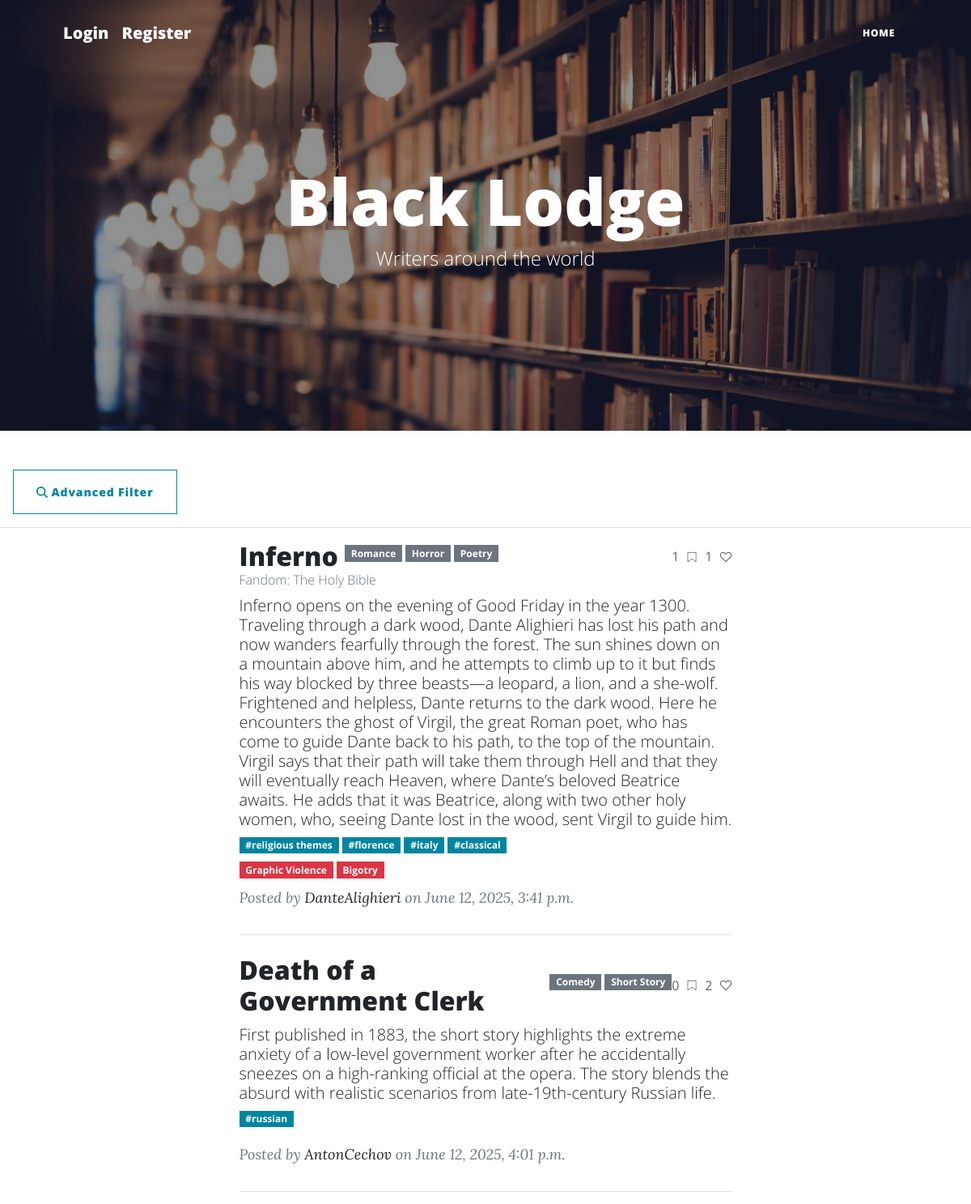
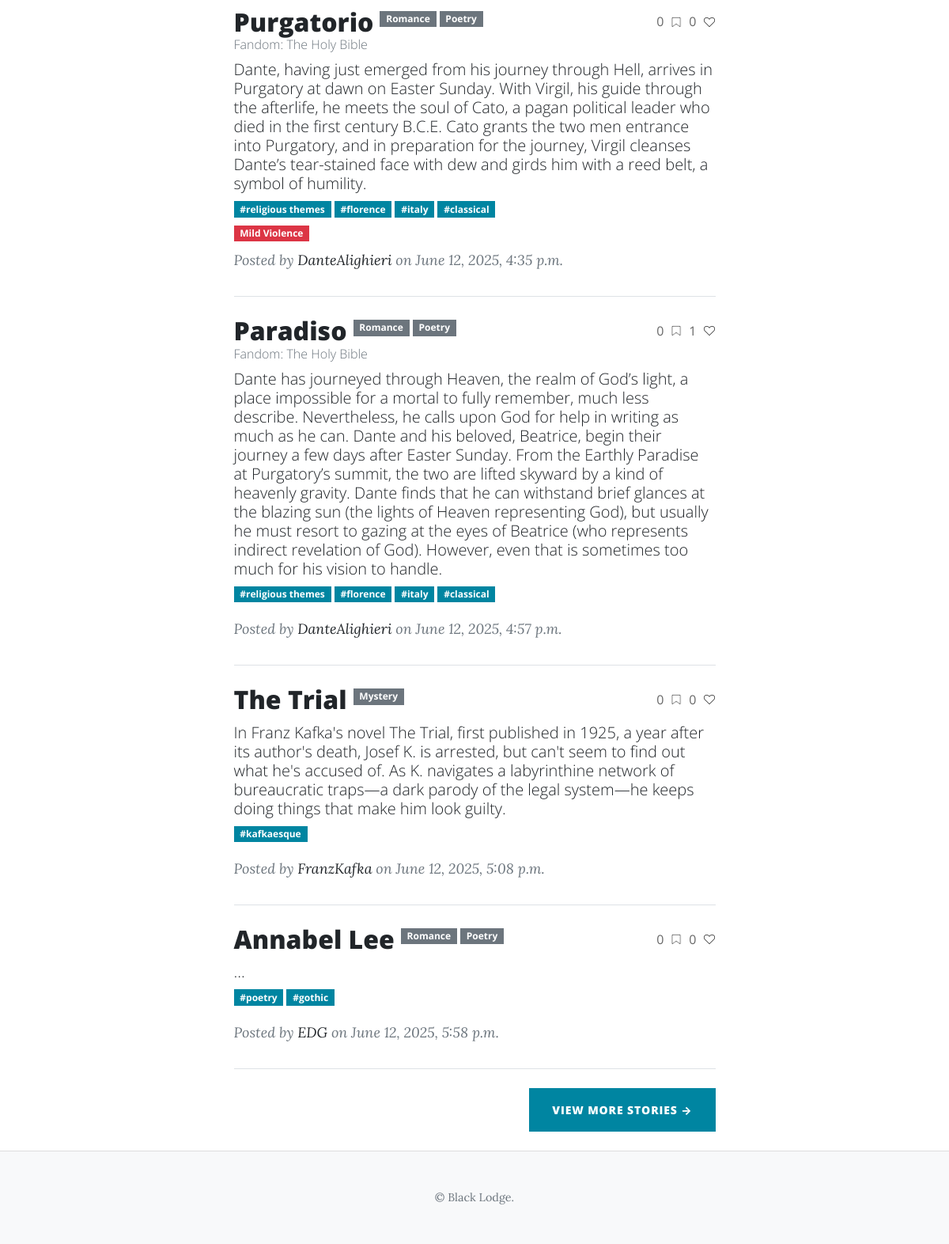
The app's page /search/ with its own data (2 pictures, top to bottom).
### my_app/models.py (models this page shows, shortened)
class Post(models.Model):
    author = models.ForeignKey(settings.AUTH_USER_MODEL, on_delete=models.CASCADE, related_name='posts')
    created_at = models.DateTimeField(auto_now_add=True)
    liked_by = models.ManyToManyField(Profile, related_name='liked_posts', blank=True)

class Story(Post):
    title = models.CharField(max_length=255)
    public = models.BooleanField(default=False)
    genres = models.ManyToManyField('Genre', blank=True)
    synopsis = models.TextField()
    tags = models.ManyToManyField('Tag', blank=True)
    warnings = models.ManyToManyField('Warning', blank=True)
    fandoms = models.ManyToManyField('Fandom', blank=True)
    bookmarked_by = models.ManyToManyField(Profile, related_name='bookmarked_stories', blank=True)
    class Meta:
        db_table = "stories"

class Genre(models.Model):
    name = models.CharField(max_length=50, unique=True)
    def __str__(self):
        return f"{self.name}"

class Post(models.Model):
    author = models.ForeignKey(settings.AUTH_USER_MODEL, on_delete=models.CASCADE, related_name='posts')
    created_at = models.DateTimeField(auto_now_add=True)
    liked_by = models.ManyToManyField(Profile, related_name='liked_posts', blank=True)

class Fandom(models.Model):
    name = models.CharField(max_length=100, unique=True)
    def __str__(self):
        return f"{self.name}"

class Tag(models.Model):
    name = models.CharField(max_length=100, unique=True)

class Warning(models.Model):
    name = models.CharField(max_length=100, unique=True)
    def __str__(self):
        return f"{self.name}"

### my_app/views.py (the view, shortened to what this page needs)
# urls.py: path('search/', views.story_search, name = 'story-search'),
def story_search(request):
    form = StorySearchForm(request.GET or None)
    stories = Story.objects.all()
    context = {
        'form': form,
        'stories': stories,
    }
    return render(request, 'search_form.html', context)

### templates/search_form.html (shortened to what this page needs)
    {% extends 'base.html' %}
{% load static %}
{% block content %}
        <header class="masthead" style="background-image: url('{% static "assets/img/library_wallpaper.jpg" %}')">
            <div class="container position-relative px-4 px-lg-5">
                <div class="row gx-4 gx-lg-5 justify-content-center">
                    <div class="col-md-10 col-lg-8 col-xl-7">
                        <div class="site-heading">
                            <h1>Black Lodge</h1>
                            <span class="subheading">Writers around the world</span>
                        </div>
                    </div>
                </div>
            </div>
        </header>
        <button id="filterToggleBtn" class="btn btn-outline-primary ms-3" type="button">
            <i class="fas fa-search"></i> Advanced Filter
          </button>
    <hr>
<div class="container px-4 px-lg-5">
    <div class="col-md-10 col-lg-8 col-xl-7 mx-auto">
        {% for story in stories %}
            <div class="post-preview">
              <a href="{% url 'story-detail' story.pk %}">
                <div class="title-genre-wrapper" style="display: flex; justify-content: space-between; align-items: center;">
                  <div style="display: flex; align-items: center; gap: 0.5rem;">
                    <h2 class="post-title" style="margin: 0;">{{ story.title }}</h2>
                    <h6>
                      <span class="genres" style="font-weight: normal; font-size: 1rem; color: #666; display: flex; gap: 0.25rem;">
                        {% for genre in story.genres.all %}
                          <span class="badge bg-secondary">{{ genre.name }}</span>
                        {% endfor %}
                      </span>
                    </h6>
                  </div>
                  <h6 style="margin: 0; font-weight: normal; font-size: 1rem; color: #666; display: flex; align-items: center; gap: 0.5rem;">
                    {{ story.bookmarked_by.all|length }}
                    <img src="{% static 'assets/bookmark-icon-vector-empty.jpg' %}" width="16" height="16" alt="Bookmarked">
                    {{ story.liked_by.all|length }}
                    <img src="{% static 'assets/free-heart-icon-3510-thumb.png' %}" width="16" height="16" alt="Liked">
                  </h6>
                </div>
                <h6 class="post-subtitle" style="color: #6c757d">
                  {% if story.fandoms.all|length > 0 %}
                    Fandom:
                    {% for fandom in story.fandoms.all %}
                      {{ fandom }}{% if not forloop.last %}, {% endif %}
                    {% endfor %}
                  {% endif %}
                </h6>
                <h5 class="post-subtitle">{{ story.synopsis }}</h5>
                <h6 class="post-subtitle">
                  <div class="d-flex flex-wrap gap-1 mb-2">
                    {% for tag in story.tags.all %}
                      <span class="badge bg-primary">#{{ tag.name }}</span>
                    {% endfor %}
                  </div>
                </h6>
              <h6 class="post-subtitle">
               <div class="d-flex flex-wrap gap-1 mb-2">
                    {% for warning in story.warnings.all %}
                        <span class="badge bg-danger"> {{ warning.name }}</span>
                    {% endfor %}
                </div>
              </h6>
              </a>
              <p class="post-meta">
                Posted by
                <a href="#!">{{ story.author }}</a>
                on {{ story.created_at }}
              </p>
            </div>
            <hr class="my-4" />
        {% empty %}
            <p>No stories match your search :(</p>
        {% endfor %}
                    <div class="d-flex justify-content-end mb-4"><a class="btn btn-primary text-uppercase" href="#!">View more stories →</a></div>
                </div>
            </div>
{% endblock %}

### records on screen
Story: title "Inferno", bookmarked_by.all|length "1", liked_by.all|length "1", synopsis "Inferno opens on the evening of Good Friday in the year 1300. Traveling through a dark wood, Dante Alighieri has lost his path and now wanders fearfully through the forest. The sun shines down on a mountain above him, and he attempts to climb up to it but finds his way blocked by three beasts—a leopard, a lion, and a she-wolf. Frightened and helpless, Dante returns to the dark wood. Here he encounters the ghost of Virgil, the great Roman poet, who has come to guide Dante back to his path, to the top of the mountain. Virgil says that their path will take them through Hell and that they will eventually reach Heaven, where Dante’s beloved Beatrice awaits. He adds that it was Beatrice, along…", author "DanteAlighieri", created_at "June 12, 2025, 3:41 p.m."
Genre: name "Romance"
Genre: name "Horror"
Genre: name "Poetry"
Fandom: name "The Holy Bible"
Tag: name "religious themes"
Tag: name "florence"
Tag: name "italy"
Tag: name "classical"
Warning: name "Graphic Violence"
Warning: name "Bigotry"
Story: title "Death of a Government Clerk", bookmarked_by.all|length "0", liked_by.all|length "2", synopsis "First published in 1883, the short story highlights the extreme anxiety of a low-level government worker after he accidentally sneezes on a high-ranking official at the opera. The story blends the absurd with realistic scenarios from late-19th-century Russian life.", author "AntonCechov", created_at "June 12, 2025, 4:01 p.m."
Genre: name "Comedy"
Genre: name "Short Story"
Tag: name "russian"
Story: title "Purgatorio", bookmarked_by.all|length "0", liked_by.all|length "0", synopsis "Dante, having just emerged from his journey through Hell, arrives in Purgatory at dawn on Easter Sunday. With Virgil, his guide through the afterlife, he meets the soul of Cato, a pagan political leader who died in the first century B.C.E. Cato grants the two men entrance into Purgatory, and in preparation for the journey, Virgil cleanses Dante’s tear-stained face with dew and girds him with a reed belt, a symbol of humility.", author "DanteAlighieri", created_at "June 12, 2025, 4:35 p.m."
Warning: name "Mild Violence"
Story: title "Paradiso", bookmarked_by.all|length "0", liked_by.all|length "1", synopsis "Dante has journeyed through Heaven, the realm of God’s light, a place impossible for a mortal to fully remember, much less describe. Nevertheless, he calls upon God for help in writing as much as he can. Dante and his beloved, Beatrice, begin their journey a few days after Easter Sunday. From the Earthly Paradise at Purgatory’s summit, the two are lifted skyward by a kind of heavenly gravity. Dante finds that he can withstand brief glances at the blazing sun (the lights of Heaven representing God), but usually he must resort to gazing at the eyes of Beatrice (who represents indirect revelation of God). However, even that is sometimes too much for his vision to handle.", author "DanteAlighieri", created_at "June 12, 2025, 4:57 p.m."
Story: title "The Trial", bookmarked_by.all|length "0", liked_by.all|length "0", synopsis "In Franz Kafka's novel The Trial, first published in 1925, a year after its author's death, Josef K. is arrested, but can't seem to find out what he's accused of. As K. navigates a labyrinthine network of bureaucratic traps—a dark parody of the legal system—he keeps doing things that make him look guilty.", author "FranzKafka", created_at "June 12, 2025, 5:08 p.m."
Genre: name "Mystery"
Tag: name "kafkaesque"
Story: title "Annabel Lee", bookmarked_by.all|length "0", liked_by.all|length "0", synopsis "...", author "EDG", created_at "June 12, 2025, 5:58 p.m."
Tag: name "poetry"
Tag: name "gothic"
